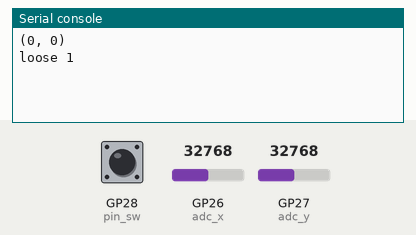
The program below on a simulated Raspberry Pi Pico running MicroPython. Parts: the last lines printed to the serial console. Inputs (shaded band) come from the test bench; at power-on: GP28 (pin_sw) HIGH, GP26 (adc_x) = 32768, GP27 (adc_y) = 32768 (analog values on the 0–65535 scale).

Above: at 1.2 s.
1.3 s: GP28 (pin_sw) pulled LOW for 0.15 s
At 1.43 s:
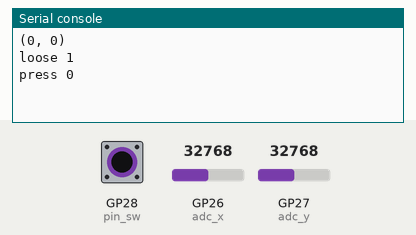
2.9 s: GP26 (adc_x) set to 45874
At 4.0 s:
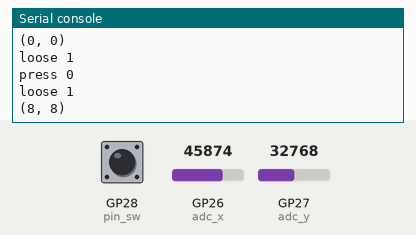
4.4 s: GP27 (adc_y) set to 45874
At 5.2 s:
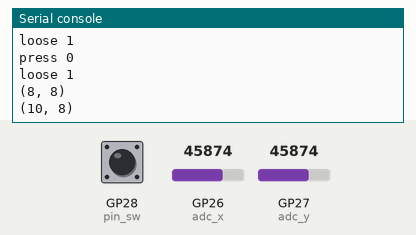
5.9 s: GP26 (adc_x) set to 57670
At 6.3 s:
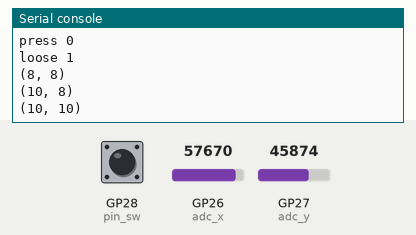
7.4 s: GP27 (adc_y) set to 57670
At 8.6 s:
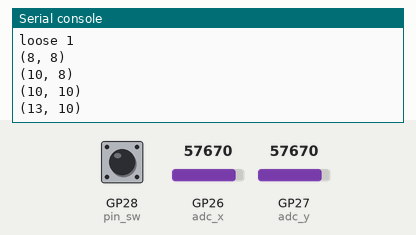
Timing chart, 0 to 9.9 s (numbered marks = the images above; inputs shaded):
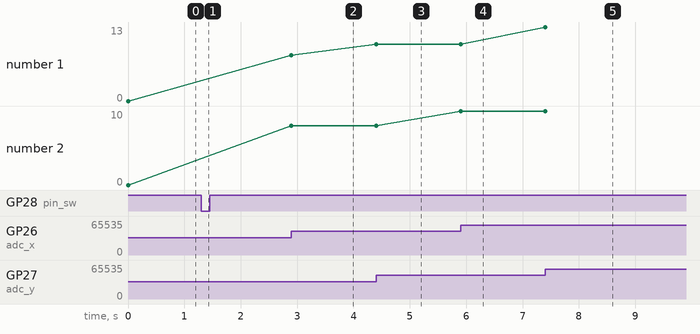

The program:

joystick_ps2_adc.py
```python
# PS2 操纵杆

from machine import Pin, ADC
from time import sleep

adc_x = ADC(0,) # ADC0/GP26
adc_y = ADC(1) # ADC1/GP27
pin_sw = Pin(28, Pin.IN, Pin.PULL_UP) # GP28

x = 0
y = 0
sw = 0

def adc_round(adc):
    # 值会飘，所以把精度调低，就不会飘得很厉害。
    return round(adc.read_u16() / 0xFFFF * 0xF)

while True:
    now_x = adc_round(adc_x)
    now_y = adc_round(adc_y)
    now_sw = pin_sw.value()

    if now_x != x or now_y != y:
        print(f'({x}, {y})')
        x = now_x
        y = now_y

    if now_sw != sw:
        if now_sw == 0:
            print(f'press {now_sw}')
        else:
            print(f'loose {now_sw}')
        sw = now_sw
    
```

Measured:
- after the input at 1.3 s, the serial console: prints a new line at once (image 1)
- after the input at 2.9 s, the serial console: prints a new line at once (image 2)
- after the input at 4.4 s, the serial console: prints a new line at once (image 3)
- after the input at 5.9 s, the serial console: prints a new line at once (image 4)
- after the input at 7.4 s, the serial console: prints a new line at once (image 5)
- plotted number 1: 0 → 8 after the input at 2.9 s, 8 → 10 after the input at 4.4 s, 10 → 13 after the input at 7.4 s
- plotted number 2: 0 → 8 after the input at 2.9 s
